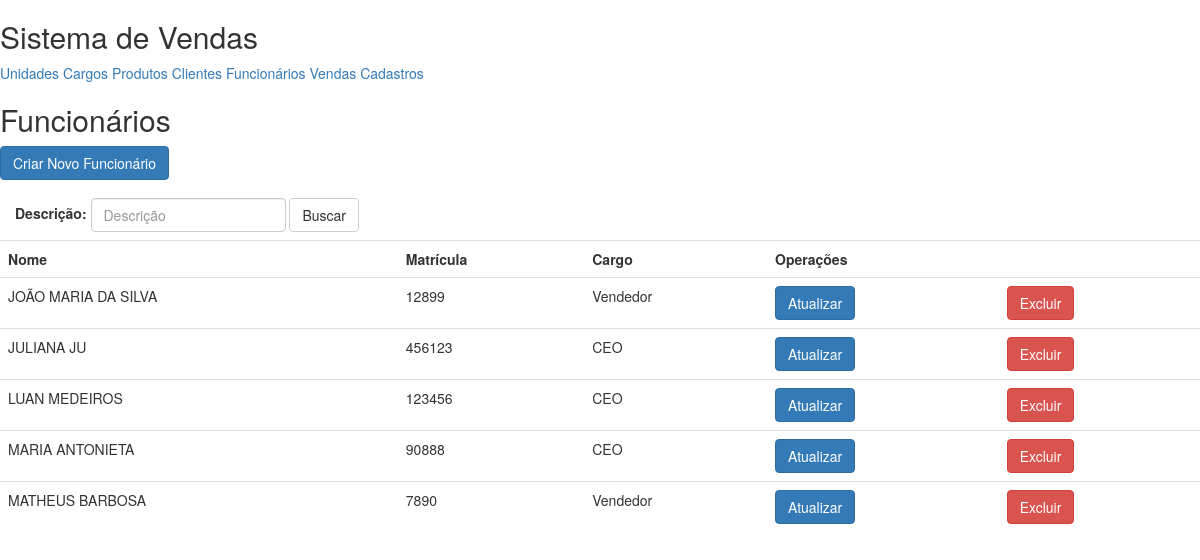
/appvendas/funcionario/list, run on an earlier commit of the app's database.
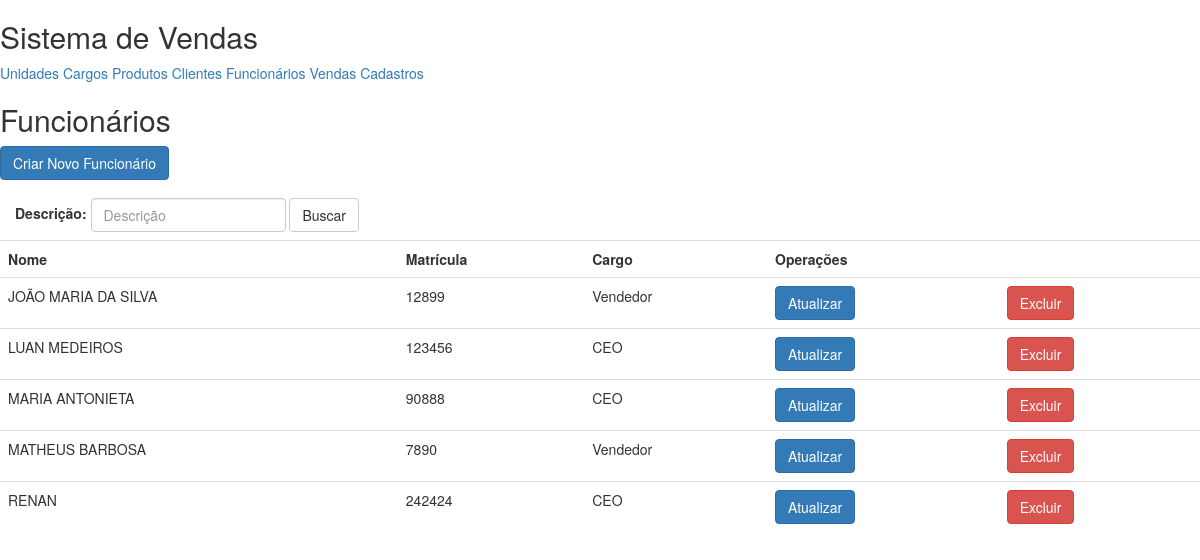
And on a later commit of the database.
### appvendas/models.py (models this page shows, shortened)
class Pessoa(models.Model):
    nome=models.CharField("Nome",max_length=255)
    email=models.EmailField("E-Mail",max_length=200)
    telefone=models.CharField("Telefone",max_length=20)

class Funcionario(Pessoa):
    matricula=models.CharField("Matrícula",max_length=10,unique=True)
    cargo=models.ForeignKey(Cargo,on_delete=models.PROTECT,verbose_name="Cargo")

class Pessoa(models.Model):
    nome=models.CharField("Nome",max_length=255)
    email=models.EmailField("E-Mail",max_length=200)
    telefone=models.CharField("Telefone",max_length=20)

class Cargo(models.Model):
    descricao=models.CharField("Descrição",max_length=150)
    def __str__(self):
        return self.descricao

### appvendas/views.py (the view)
def funcionario_list(request):
    criterio = request.GET.get('criterio')
    if(criterio):
        funcionarios = Funcionario.objects.filter(nome__contains=criterio)
    else:
        funcionarios = Funcionario.objects.all().order_by('nome')
        criterio = ""
    dados= {'funcionarios':funcionarios, 'criterio':criterio}
    return render(request,'funcionario/funcionario_list.html', dados)

### templates/funcionario/funcionario_list.html
{% extends 'base.html' %}
{% block conteudo %}
    <h2>Funcionários</h2>
    <p><a href="{% url 'funcionario_new' %}" class="btn btn-primary" >Criar Novo Funcionário</a></p>
    <form class="navbar-form navbar-left" role="search" method="get" action="{% url 'funcionario_list' %}">
        <div class="form-group">
            <label for="criterio">Descrição:</label>
            <input type="text" id="criterio" name="criterio" value="{{ criterio }}" class="form-control" placeholder="Descrição">
        </div>
        <button type="submit" class="btn btn-default">Buscar</button>
    </form>
<table class="table table-hover">
  <tr>
      <th>Nome</th>
      <th>Matrícula</th>
      <th>Cargo</th>
      <th colspan="2">Operações</th>
  </tr>
    {% for funcionario in funcionarios %}
        <tr>
            <td>{{ funcionario.nome | upper }}</td>
            <td>{{ funcionario.matricula | upper }}</td>
            <td>{{ funcionario.cargo }}</td>
            <td><a href="{%  url 'funcionario_update' funcionario.pk %}" class="btn btn-primary"> Atualizar</a></td>
            <td><a href="{%  url 'funcionario_delete' funcionario.pk %}" class="btn btn-danger"> Excluir</a></td>
        </tr>
    {% endfor %}
</table>
{% endblock %}

What changed in the data, as far as the page shows it:
removed Funcionario: nome "JULIANA JU", matricula "456123", cargo "CEO"
added Funcionario: nome "RENAN", matricula "242424", cargo "CEO"
